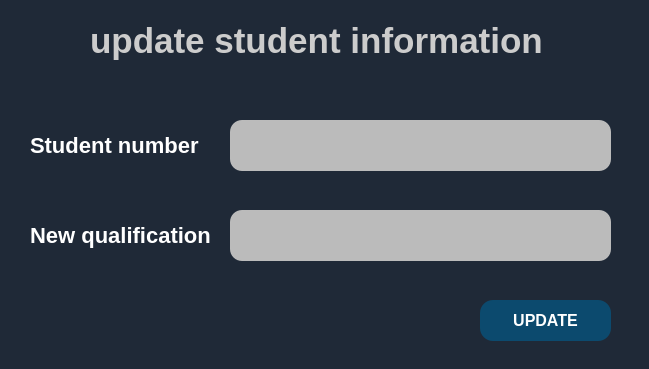
<?xml version="1.0" encoding="UTF-8"?>
<ui version="4.0">
 <class>update_qual_box</class>
 <widget class="QDialog" name="update_qual_box">
  <property name="geometry">
   <rect>
    <x>0</x>
    <y>0</y>
    <width>649</width>
    <height>369</height>
   </rect>
  </property>
  <property name="minimumSize">
   <size>
    <width>649</width>
    <height>369</height>
   </size>
  </property>
  <property name="maximumSize">
   <size>
    <width>649</width>
    <height>369</height>
   </size>
  </property>
  <property name="windowTitle">
   <string>Update qualification</string>
  </property>
  <property name="styleSheet">
   <string notr="true">QWidget{
	background:#1F2937;
	color:white;
	font-weight:700;
}</string>
  </property>
  <widget class="QPushButton" name="update_stu_btn">
   <property name="geometry">
    <rect>
     <x>480</x>
     <y>300</y>
     <width>131</width>
     <height>41</height>
    </rect>
   </property>
   <property name="styleSheet">
    <string notr="true">QPushButton{
		font-family:Arial, sans-serif;
		font-size:16px;
background:#0C4A6E;
border-radius:13px;
        
}
</string>
   </property>
   <property name="text">
    <string>UPDATE</string>
   </property>
  </widget>
  <widget class="QLineEdit" name="new_qual_input">
   <property name="geometry">
    <rect>
     <x>230</x>
     <y>210</y>
     <width>381</width>
     <height>51</height>
    </rect>
   </property>
   <property name="styleSheet">
    <string notr="true">QLineEdit{
		font-size:20px;
		background:#bbb;
		color:#1F2937;
        border-radius:12px;
		font-family:Arial, sans-serif;
}</string>
   </property>
   <property name="text">
    <string/>
   </property>
  </widget>
  <widget class="QLineEdit" name="stu_num_input">
   <property name="geometry">
    <rect>
     <x>230</x>
     <y>120</y>
     <width>381</width>
     <height>51</height>
    </rect>
   </property>
   <property name="styleSheet">
    <string notr="true">QLineEdit{
		font-size:20px;
		background:#bbb;
		color:#1F2937;
        border-radius:12px;
		font-family:Arial, sans-serif;
}</string>
   </property>
   <property name="text">
    <string/>
   </property>
  </widget>
  <widget class="QLabel" name="label_3">
   <property name="geometry">
    <rect>
     <x>30</x>
     <y>130</y>
     <width>191</width>
     <height>31</height>
    </rect>
   </property>
   <property name="styleSheet">
    <string notr="true">QLabel{
   	  font-size:22px;
     font-family:Arial, sans-serif;
}</string>
   </property>
   <property name="text">
    <string>Student number</string>
   </property>
  </widget>
  <widget class="QLabel" name="label">
   <property name="geometry">
    <rect>
     <x>90</x>
     <y>20</y>
     <width>461</width>
     <height>41</height>
    </rect>
   </property>
   <property name="styleSheet">
    <string notr="true">QLabel{
        font-size:35px;
        font-family:Arial, sans-serif;
  color:#ccc;
}</string>
   </property>
   <property name="text">
    <string>update student information</string>
   </property>
  </widget>
  <widget class="QLabel" name="label_4">
   <property name="geometry">
    <rect>
     <x>30</x>
     <y>220</y>
     <width>191</width>
     <height>31</height>
    </rect>
   </property>
   <property name="styleSheet">
    <string notr="true">QLabel{
   	  font-size:22px;
     font-family:Arial, sans-serif;
}</string>
   </property>
   <property name="text">
    <string>New qualification</string>
   </property>
  </widget>
 </widget>
 <resources/>
 <connections/>
</ui>
